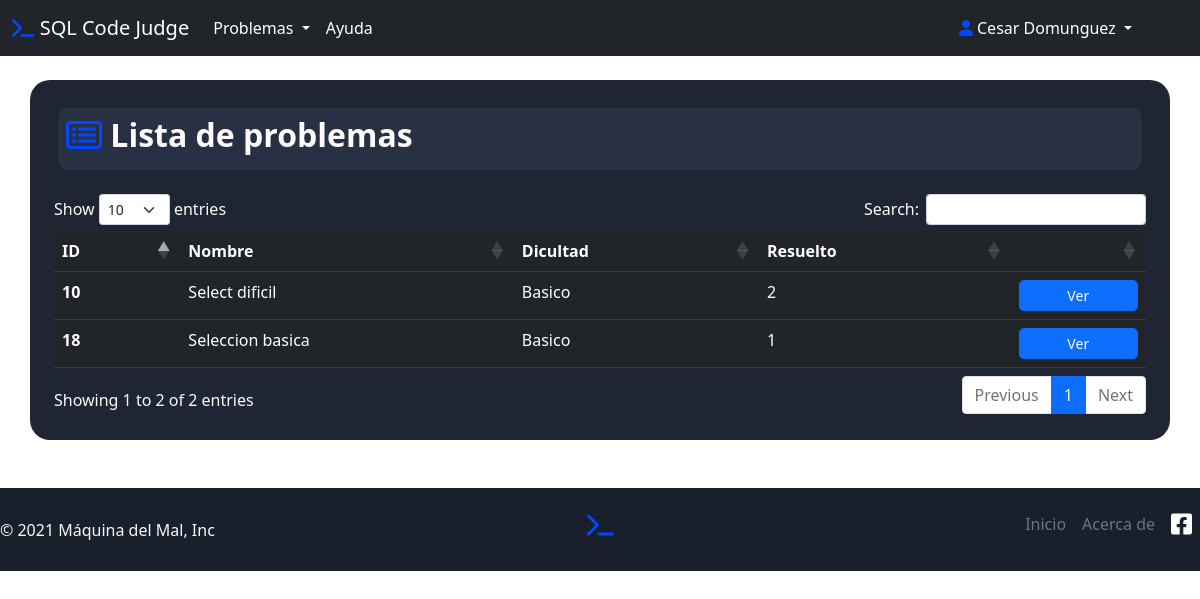
Page /php/listaProblemas.php (signed in) on the committed database.
### tables this page shows
CREATE TABLE `problema` (
  `idPROBLEMA` int(11) NOT NULL,
  `Titulo` varchar(45) NOT NULL,
  `Descripcion` longtext NOT NULL,
  `DOCENTE_idUsuario` int(11) NOT NULL,
  `Solucion` longtext NOT NULL,
  `CATEGORIA_idCATEGORIA` int(11) NOT NULL,
  `dificultad` enum('Basico','Intermedio','Avanzado') NOT NULL,
  `NombreBaseDatos` enum('World','Sakila','Nwind') NOT NULL
);

### php/listaProblemas.php (the view, shortened to what this page needs)
<?php
$conexion = conectar();
?>
<!DOCTYPE html>
<html lang="es">
<head>
    <link rel="stylesheet" href="../css/style-main.css">
    <link href="https://cdn.jsdelivr.net/npm/bootstrap@5.1.1/dist/css/bootstrap.min.css" rel="stylesheet">
    <link rel="stylesheet" href="https://cdn.datatables.net/1.11.3/css/dataTables.bootstrap5.min.css">
    <link rel="stylesheet" href="https://cdn.datatables.net/autofill/2.3.7/css/autoFill.bootstrap5.min.css">
</head>
<body>
    <div>
        <nav class="navbar navbar-expand-lg navbar-dark bg-dark">
            <div class="container-fluid">
                <a class="navbar-brand" href="../index.php" id="logo"><i class="fas fa-terminal" style="color: #0247fe;"></i> SQL Code Judge</a>
                <div class="collapse navbar-collapse" id="navbarSupportedContent">
                    <ul class="navbar-nav me-auto mb-2 mb-lg-0">
                        <li class="nav-item dropdown">
                            <a class="nav-link dropdown-toggle" href="#" id="navbarDropdown" role="button" data-bs-toggle="dropdown" aria-expanded="false">
                                Problemas
                            </a>
                        </li>
                        <li class="nav-item">
                            <a class="nav-link active" aria-current="page" href="#">Ayuda</a>
                        </li>
                    </ul>
                    <ul class="navbar-nav  mb-2 mb-lg-0">
                        <li class="nav-item dropdown mx-5">
                            <a class="nav-link dropdown-toggle" href="#" id="navbarDropdown" role="button" data-bs-toggle="dropdown" aria-expanded="false">
                                <i class="fas fa-user" style="color: #0247fe;"></i> <?php echo $_SESSION['nombres'] . " " . $_SESSION['apellidos'] ?>
                            </a>
                        </li>
                    </ul>
                </div>
            </div>
        </nav>
        <div class="dark-container container card-body mt-4 p-4">
            <div class="dark-div mt-1 mx-1 mb-4 py-2 px-2">
                <h2 style="color: snow;"><i class="far fa-list-alt" style="color: #0247fe;"></i> <strong>Lista de problemas</strong></h2>
            </div>
            <table id="tablasLista" class="table table-dark table-hover" style="width:100%">
                <thead>
                    <tr>
                        <th scope="col">ID</th>
                        <th scope="col">Nombre</th>
                        <th scope="col">Dicultad</th>
                        <th scope="col">Resuelto</th>
                        <th scope="col"></th>
                    </tr>
                </thead>
                <tbody>
                    <?php
                    $sql = "select P.idPROBLEMA,P.titulo,P.dificultad,
                                (
                                    select count(distinct E.ALUMNO_idAlumno) from envio E where E.Estado= 'AC' AND E.PROBLEMA_idPROBLEMA = P.idPROBLEMA
                                )as Resueltos
                                from PROBLEMA P ;";
                    $resultado = mysqli_query($conexion, $sql);
                    while ($mostra = mysqli_fetch_array($resultado)) {
                    ?>
                        <tr>
                            <th><?php echo $mostra['idPROBLEMA'] ?></th>
                            <td><?php echo $mostra['titulo'] ?></td>
                            <td><?php echo $mostra['dificultad'] ?></td>
                            <td><?php echo $mostra['Resueltos'] ?></td>
                            <form action="Problema.php">
                                <td><button type="submit" class="btn btn-primary btn-sm w-100 rounded-3" name="id" value="<?php echo $mostra['idPROBLEMA'] ?>">Ver</button></td>
                            </form>
                        </tr>
                    <?php
                    }
                    ?>
                </tbody>
            </table>
        </div>
    </div>
</body>
<footer class="footer-color d-flex flex-wrap justify-content-between align-items-center py-3 mt-5">
        <p class="col-md-4 mb-0 text-light">&copy; 2021 Máquina del Mal, Inc</p>
        <a href="../index.php" class="col-md-4 d-flex align-items-center justify-content-center mb-3 mb-md-0 me-md-auto link-dark text-decoration-none">
            <h4><i class="fas fa-terminal" style="color: #0247fe;"></i></h4>
        </a>
        <ul class="nav col-md-4 justify-content-end">
            <li class="nav-item"><a href="../index.php" class="nav-link px-2 text-muted">Inicio</a></li>
            <li class="nav-item"><a href="http://www.itsur.edu.mx/ing_sistemas.php" class="nav-link px-2 text-muted">Acerca de</a></li>
            <li class="nav-item">
                <a href="https://www.facebook.com/ITSURGTO" class="nav-link px-2 text-muted">
                    <i class="h4 fab fa-facebook-square" style="color: rgb(255, 255, 255);"></i></a>
            </li>
        </ul>
</footer>
</html>

### css/style-main.css (style rules this page uses)
body { height: 100%; background-image: url("../img/4882065.svg"); background-size: cover; background-size: 150%; background-repeat: no-repeat; background-position: center center; background-attachment: fixed; color: snow !important; }
.dark-container { background-color: #1f2533 !important; width: 100% !important; height: 100% !important; border-radius: 20px !important; }
.dark-div { background-color: #283044 !important; border-radius: 10px !important; }
#navbarDropdown { color: white; }
.footer-color { background-color: #1a1f2c; }

### rows in the picture
problema: idPROBLEMA "10", Titulo "Select dificil", dificultad "Basico", Resueltos "2"
problema: idPROBLEMA "18", Titulo "Seleccion basica", dificultad "Basico", Resueltos "1"

### other values in the picture
$_SESSION['nombres'] "Cesar"
$_SESSION['apellidos'] "Domunguez"
